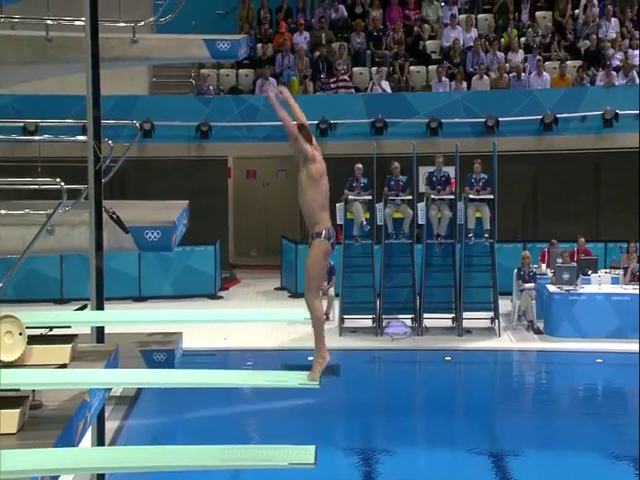
#> input picture frame 8 of Abgabe/Code/Task 2b/yolov3/validation/videos/_tigfCJFLZg_00347.mp4, 640 x 480 px, given in place of _tigfCJFLZg_00187.mp4, which was not available
$ python canny_edge_detect.py
#> lines starting #> are read from the running program, lines starting #| are printed output that depends on the picture; after the words box and inside, x2 and y2 are one past the last pixel; in counts of white or black regions, pixels touching at a corner belong together; pictures that were not available may be replaced by others from this repository, and a replacement may not be noted
"""
Mit der Edge detection sind ganz gut die Kanten rausgekommen.

TODO: optical flow ? on canny ?
Was noch gemacht werden muss ist background abziehen und nur "wichtige areas" umranden.
dann sollte nur noch der spinger übrig sein.

"""


import cv2 as cv
import numpy as np

# VIDEOPATH = "https://www.bogotobogo.com/python/OpenCV_Python/images/mean_shift_tracking/slow_traffic_small.mp4"
VIDEOPATH = 'C:\\Users\\goetz\\Desktop\\DL Videos\\_tigfCJFLZg_00187.mp4'
cap = cv.VideoCapture(VIDEOPATH)


def findSignificantContour(edgeImg):
    contours, hierarchy = cv.findContours(
        edgeImg,
        cv.RETR_TREE,
        cv.CHAIN_APPROX_SIMPLE
    )
        # Find level 1 contours
    level1Meta = []
    for contourIndex, tupl in enumerate(hierarchy[0]):
        # Filter the ones without parent
        if tupl[3] == -1:
            tupl = np.insert(tupl.copy(), 0, [contourIndex])
            level1Meta.append(tupl)

    # From among them, find the contours with large surface area.
    contoursWithArea = []
    for tupl in level1Meta:
        contourIndex = tupl[0]
        contour = contours[contourIndex]
        area = cv.contourArea(contour)
        contoursWithArea.append([contour, area, contourIndex])

    contoursWithArea.sort(key=lambda meta: meta[1], reverse=True)

    return [i[0] for i in contoursWithArea]

    # largestContour = contoursWithArea[0][0]
    # return largestContour


while True:
    ret, img = cap.read()
#> img is the input picture: shape (480, 640, 3); mean B, G, R 115.9, 100.3, 74.5
    if ret:

        edge_img = cv.Canny(img,100,200)
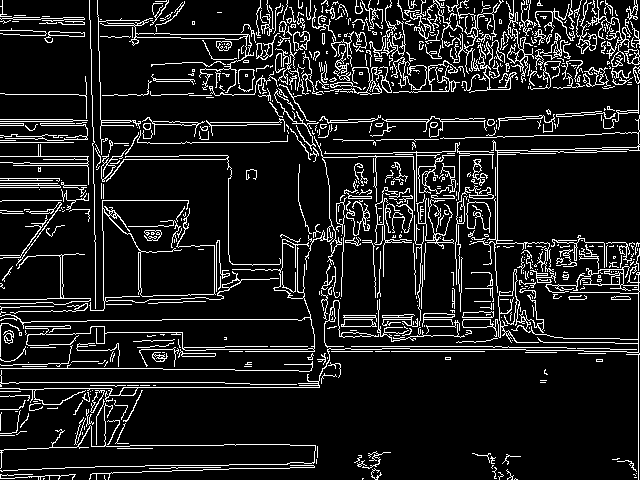
#> edge_img: shape (480, 640); 11.5% white in thin lines or dots

        cv.imshow("Detected Edges", edge_img)


        contours = findSignificantContour(edge_img)
#> in findSignificantContour, `contours, hierarchy = cv.findContours( edgeImg, cv.RETR_TREE, cv.CHAIN..`: contours = 992 contours, 818 with area under 20; largest, box (x1, y1, x2, y2) and area: (0, 266, 640, 480) 815, (100, 18, 254, 93) 590, (135, 33, 248, 40) 434, (507, 28, 534, 83) 280, (462, 319, 493, 328) 219
#> the loop in findSignificantContour, `for contourIndex, tupl in enumerate(hierarchy[0]):` made 992 passes
#> tupl on passes 1 to 12: [0, 1, -1, -1, -1], [1, 2, 0, -1, -1], [2, 3, 1, -1, -1], [3, 4, 2, -1, -1], [4, 5, 3, -1, -1], [5, 6, 4, -1, -1], [6, 7, 5, -1, -1], [7, 8, 6, -1, -1], [8, 9, 7, -1, -1], [9, 10, 8, -1, -1], [10, 11, 9, -1, -1], [11, 12, 10, -1, -1]
#> after the loop in findSignificantContour, `for contourIndex, tupl in enumerate(hierarchy[0]):`: level1Meta = 721 items, first 6: [0, 1, -1, -1, -1], [1, 2, 0, -1, -1], [2, 3, 1, -1, -1], [3, 4, 2, -1, -1], [4, 5, 3, -1, -1], [5, 6, 4, -1, -1]
#> the loop in findSignificantContour, `for tupl in level1Meta:` made 721 passes
#> (tupl, contourIndex, area) on pass 43: ([43, 44, 42, -1, -1], 43, 34)
#> after the loop in findSignificantContour, `for tupl in level1Meta:`: contoursWithArea = 721 items
#> contours = 721 contours, 623 with area under 20; largest, box (x1, y1, x2, y2) and area: (0, 266, 640, 480) 815, (100, 18, 254, 93) 590, (507, 28, 534, 83) 280, (341, 319, 377, 327) 210, (89, 200, 279, 311) 194
        # Draw the contour on the original image
        # contourImg = np.copy(src)

        for contour in contours:
            cv.drawContours(img, [contour], 0, (0, 255, 0), 2, cv.LINE_AA, maxLevel=1)
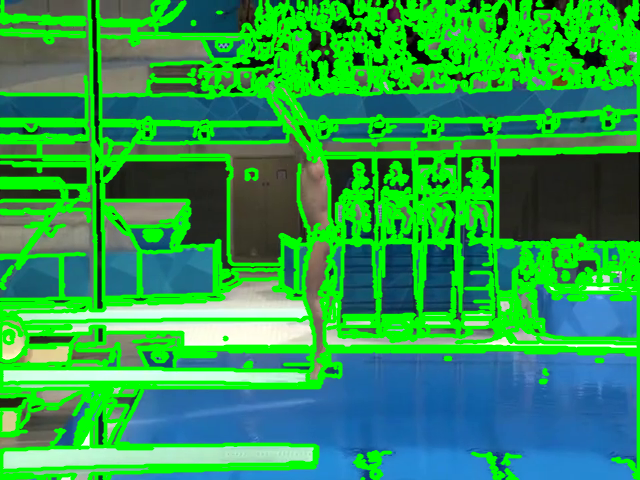
#> img: shape (480, 640, 3); mean B, G, R 77.9, 157.8, 43.2

        cv.imshow("contours",img)


        k = cv.waitKey(30) & 0xff
#> (key Esc is pressed here)
        if k == 27:
            break

    else:
        break

$ run again, starting later in the video
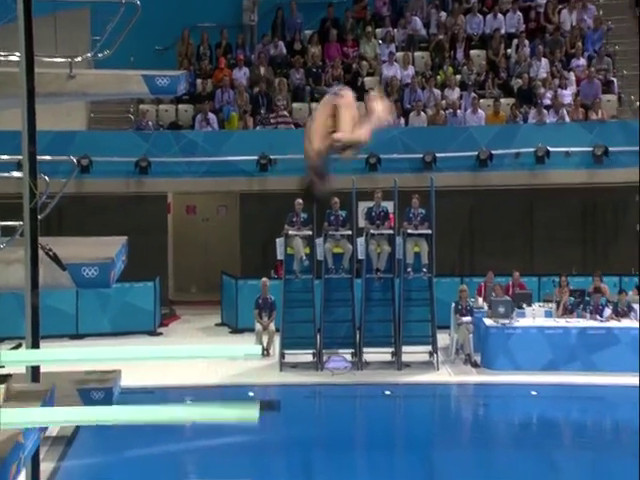
#> input picture frame 39 of Abgabe/Code/Task 2b/yolov3/validation/videos/_tigfCJFLZg_00347.mp4, 640 x 480 px, given in place of _tigfCJFLZg_00187.mp4, which was not available
#> img is the input picture: shape (480, 640, 3); mean B, G, R 109.8, 91.9, 69.8
#> `edge_img = cv.Canny(img,100,200)`:
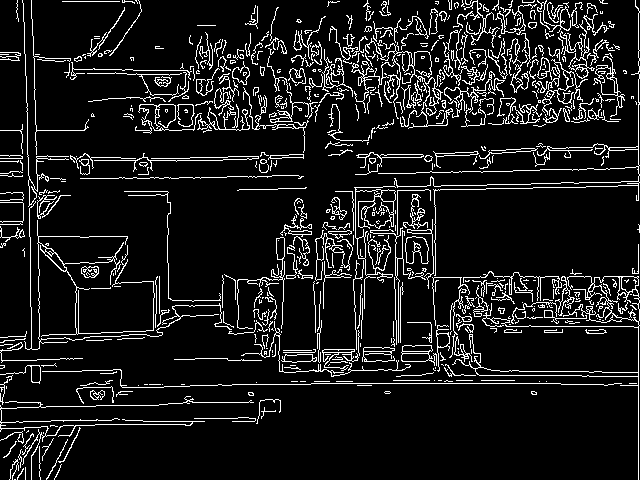
#> edge_img: shape (480, 640); 10% white in thin lines or dots
#> in findSignificantContour, `contours, hierarchy = cv.findContours( edgeImg, cv.RETR_TREE, cv.CHAIN..`: contours = 849 contours, 681 with area under 20; largest, box (x1, y1, x2, y2) and area: (452, 276, 640, 480) 2329, (593, 276, 640, 322) 1072, (354, 186, 396, 283) 1022, (475, 367, 639, 377) 722, (364, 196, 394, 229) 575
#> the loop in findSignificantContour, `for contourIndex, tupl in enumerate(hierarchy[0]):` made 849 passes
#> tupl on passes 1 to 8: [0, 1, -1, -1, -1], [1, 2, 0, -1, -1], [2, 3, 1, -1, -1], [3, 4, 2, -1, -1], [4, 5, 3, -1, -1], [5, 7, 4, 6, -1], [-1, -1, -1, 5], [7, 8, 5, -1, -1]
#> after the loop in findSignificantContour, `for contourIndex, tupl in enumerate(hierarchy[0]):`: level1Meta = 603 items, first 6: [0, 1, -1, -1, -1], [1, 2, 0, -1, -1], [2, 3, 1, -1, -1], [3, 4, 2, -1, -1], [4, 5, 3, -1, -1], [5, 7, 4, 6, -1]
#> the loop in findSignificantContour, `for tupl in level1Meta:` made 603 passes
#> (tupl, contourIndex, area) on passes 20, 25, 58: ([20, 21, 19, -1, -1], 20, 57.5), ([28, 32, 27, 29, -1], 28, 85.5), ([64, 66, 63, 65, -1], 64, 152.5)
#> after the loop in findSignificantContour, `for tupl in level1Meta:`: contoursWithArea = 603 items
#> `contours = findSignificantContour(edge_img)`: contours = 603 contours, 514 with area under 20; largest, box (x1, y1, x2, y2) and area: (452, 276, 640, 480) 2329, (354, 186, 396, 283) 1022, (405, 236, 429, 264) 460, (401, 345, 437, 366) 444, (542, 59, 588, 115) 372
#> after the loop `for contour in contours:`:
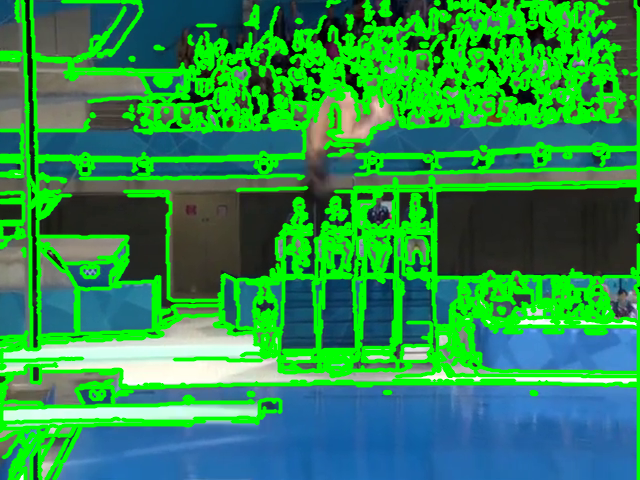
#> img: shape (480, 640, 3); mean B, G, R 77.4, 145.2, 43.2

$ run again, starting later in the video
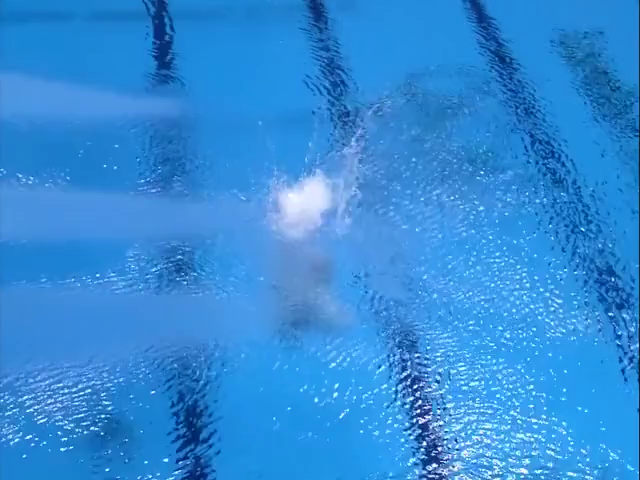
#> input picture frame 69 of Abgabe/Code/Task 2b/yolov3/validation/videos/_tigfCJFLZg_00347.mp4, 640 x 480 px, given in place of _tigfCJFLZg_00187.mp4, which was not available
#> img is the input picture: shape (480, 640, 3); mean B, G, R 216.3, 139.7, 49.8
#> `edge_img = cv.Canny(img,100,200)`:
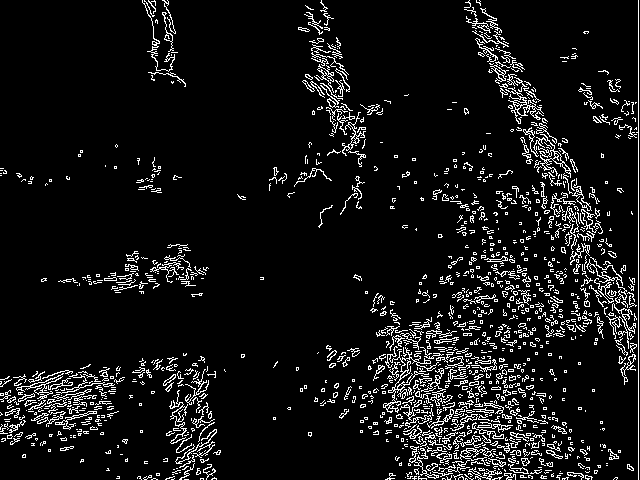
#> edge_img: shape (480, 640); 7.9% white in thin lines or dots
#> in findSignificantContour, `contours, hierarchy = cv.findContours( edgeImg, cv.RETR_TREE, cv.CHAIN..`: contours = 2021 contours, 1886 with area under 20; largest, box (x1, y1, x2, y2) and area: (523, 127, 571, 178) 259, (383, 346, 439, 413) 236, (505, 87, 544, 124) 197, (409, 446, 439, 479) 108, (421, 368, 453, 406) 100
#> the loop in findSignificantContour, `for contourIndex, tupl in enumerate(hierarchy[0]):` made 2021 passes
#> tupl on passes 1 to 8: [0, 1, -1, -1, -1], [1, 2, 0, -1, -1], [2, 3, 1, -1, -1], [3, 4, 2, -1, -1], [4, 5, 3, -1, -1], [5, 6, 4, -1, -1], [6, 7, 5, -1, -1], [7, 8, 6, -1, -1]
#> after the loop in findSignificantContour, `for contourIndex, tupl in enumerate(hierarchy[0]):`: level1Meta = 1305 items, first 6: [0, 1, -1, -1, -1], [1, 2, 0, -1, -1], [2, 3, 1, -1, -1], [3, 4, 2, -1, -1], [4, 5, 3, -1, -1], [5, 6, 4, -1, -1]
#> the loop in findSignificantContour, `for tupl in level1Meta:` made 1305 passes
#> (tupl, contourIndex, area) on pass 31: ([34, 36, 32, 35, -1], 34, 22)
#> after the loop in findSignificantContour, `for tupl in level1Meta:`: contoursWithArea = 1305 items
#> `contours = findSignificantContour(edge_img)`: contours = 1305 contours, 1207 with area under 20; largest, box (x1, y1, x2, y2) and area: (523, 127, 571, 178) 259, (383, 346, 439, 413) 236, (505, 87, 544, 124) 197, (409, 446, 439, 479) 108, (421, 368, 453, 406) 100
#> after the loop `for contour in contours:`:
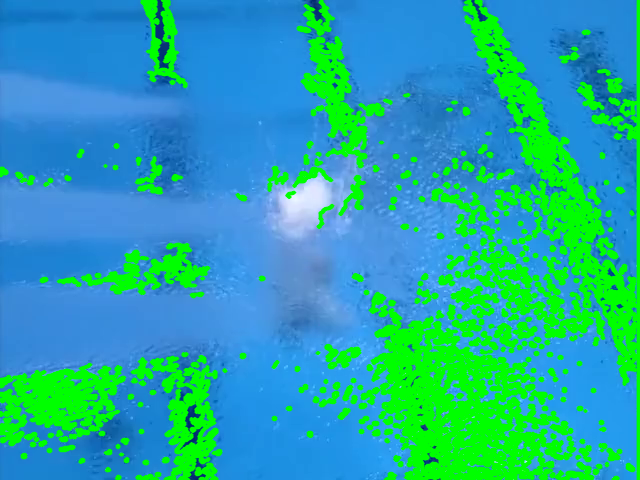
#> img: shape (480, 640, 3); mean B, G, R 166.2, 167.4, 36.6
